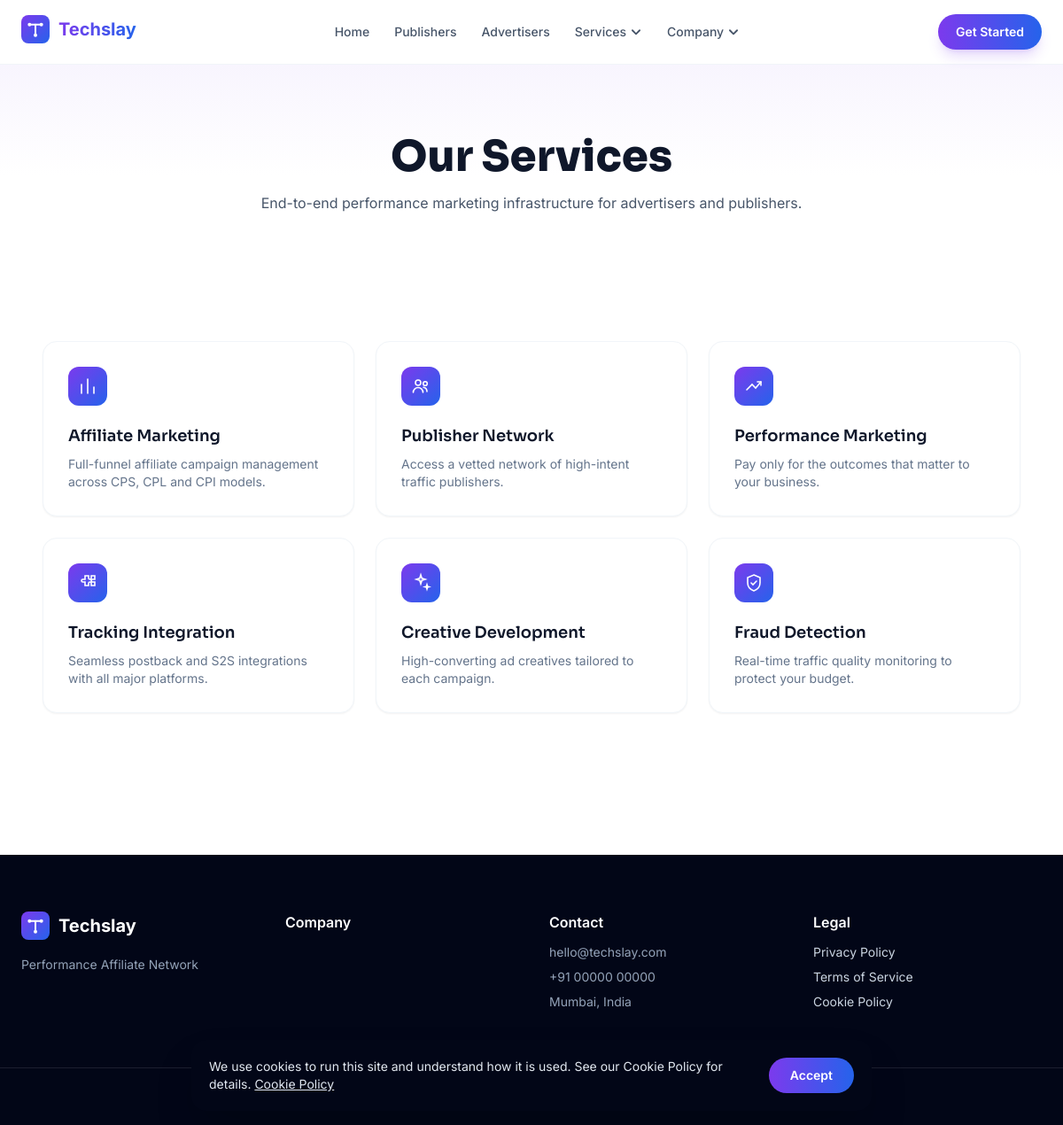
/services, run on the app's committed database.
### tables this page shows
CREATE TABLE menu_items (
    id INT UNSIGNED AUTO_INCREMENT PRIMARY KEY,
    menu_id INT UNSIGNED NOT NULL,
    parent_id INT UNSIGNED DEFAULT NULL,
    label VARCHAR(100) NOT NULL,
    url VARCHAR(500) NOT NULL,
    target ENUM('_self','_blank') NOT NULL DEFAULT '_self',
    icon VARCHAR(60) DEFAULT NULL,
    sort_order INT NOT NULL DEFAULT 0,
    status ENUM('published','draft') NOT NULL DEFAULT 'published',
    created_at DATETIME NOT NULL DEFAULT CURRENT_TIMESTAMP,
    CONSTRAINT fk_menu_items_menu FOREIGN KEY (menu_id) REFERENCES menus(id) ON DELETE CASCADE,
    CONSTRAINT fk_menu_items_parent FOREIGN KEY (parent_id) REFERENCES menu_items(id) ON DELETE CASCADE,
    INDEX idx_menu_items_menu (menu_id),
    INDEX idx_menu_items_sort (sort_order)
);

CREATE TABLE services (
    id INT UNSIGNED AUTO_INCREMENT PRIMARY KEY,
    icon VARCHAR(60) DEFAULT NULL,
    image_media_id INT UNSIGNED DEFAULT NULL,
    title VARCHAR(150) NOT NULL,
    slug VARCHAR(150) NOT NULL UNIQUE,
    short_description VARCHAR(300) DEFAULT NULL,
    content LONGTEXT DEFAULT NULL,
    stats JSON DEFAULT NULL COMMENT 'Array of {value,label} shown in the service page stats bar',
    highlights JSON DEFAULT NULL COMMENT 'Array of {icon,title,description} shown in the "What''s Included" grid',
    process_steps JSON DEFAULT NULL COMMENT 'Array of {title,description} shown in the "How It Works" section',
    sort_order INT NOT NULL DEFAULT 0,
    status ENUM('published','draft','trashed') NOT NULL DEFAULT 'draft',
    deleted_at DATETIME DEFAULT NULL,
    created_at DATETIME NOT NULL DEFAULT CURRENT_TIMESTAMP,
    updated_at DATETIME NOT NULL DEFAULT CURRENT_TIMESTAMP ON UPDATE CURRENT_TIMESTAMP,
    CONSTRAINT fk_services_image FOREIGN KEY (image_media_id) REFERENCES media(id) ON DELETE SET NULL,
    INDEX idx_services_status (status)
);

### app/Core/Controller.php (called while the page is built, shortened)
<?php
abstract class Controller
{
    protected function view(string $view, array $data = [], ?string $layout = null): void
    {
        View::output($view, $data, $layout);
    }
}

### app/Controllers/Front/ServiceController.php (called while the page is built, shortened)
<?php
final class ServiceController extends Controller
{
    public function index(): void
    {
        $this->view('front.services.index', [
            'pageTitle' => 'Our Services',
            'services' => Service::published(),
            'headerMenu' => Menu::itemsForLocation('header'),
            'footerMenu' => Menu::itemsForLocation('footer'),
            'seo' => $this->seoFromRow(null, [
                Seo::breadcrumbSchema([
                    ['name' => 'Home', 'url' => View::url('/')],
                    ['name' => 'Services', 'url' => View::url('services')],
                ]),
            ]),
        ], 'front.layouts.main');
    }
}

### public/index.php (called while the page is built, shortened)
<?php
require BASE_PATH . '/app/Core/Autoloader.php';
$router = new Router();
$router->dispatch();

### app/Core/Database.php (called while the page is built, shortened)
<?php
final class Database
{
    private static ?PDO $connection = null;
    public static function connection(): PDO
    {
        if (self::$connection === null) {
            $config = require dirname(__DIR__, 2) . '/config/database.php';
            $dsn = sprintf(
                'mysql:host=%s;port=%s;dbname=%s;charset=%s',
                $config['host'],
                $config['port'],
                $config['database'],
                $config['charset']
            );
            try {
                self::$connection = new PDO($dsn, $config['username'], $config['password'], [
                    PDO::ATTR_ERRMODE => PDO::ERRMODE_EXCEPTION,
                    PDO::ATTR_DEFAULT_FETCH_MODE => PDO::FETCH_ASSOC,
                    PDO::ATTR_EMULATE_PREPARES => false,
                    PDO::ATTR_PERSISTENT => false,
                ]);
            } catch (PDOException $e) {
                Logger::error('Database connection failed: ' . $e->getMessage());
                throw new RuntimeException('Unable to connect to the database.', 0, $e);
            }
        }
        return self::$connection;
    }
    public static function query(string $sql, array $params = []): PDOStatement
    {
        $stmt = self::connection()->prepare($sql);
        $stmt->execute($params);
        return $stmt;
    }
    public static function fetchAll(string $sql, array $params = []): array
    {
        return self::query($sql, $params)->fetchAll();
    }
}

### app/Core/Model.php (called while the page is built, shortened)
<?php
abstract class Model
{
    protected static string $table = '';
    protected static bool $softDeletes = false;
    protected static function buildWhere(array $where): array
    {
        $conditions = [];
        $params = [];
        if (static::$softDeletes && !array_key_exists('deleted_at', $where)) {
            $conditions[] = 'deleted_at IS NULL';
        }
        foreach ($where as $column => $value) {
            $conditions[] = "`{$column}` = :{$column}";
            $params[$column] = $value;
        }
        $sql = $conditions === [] ? '' : ' WHERE ' . implode(' AND ', $conditions);
        return [$sql, $params];
    }
    public static function where(array $conditions, string $orderBy = 'id DESC'): array
    {
        [$whereSql, $params] = static::buildWhere($conditions);
        return Database::fetchAll(
            'SELECT * FROM ' . static::$table . $whereSql . ' ORDER BY ' . $orderBy,
            $params
        );
    }
}

### app/Models/Service.php (called while the page is built, shortened)
<?php
final class Service extends Model
{
    public static function published(): array
    {
        return static::where(['status' => 'published'], 'sort_order ASC');
    }
}

### config/env.php (called while the page is built, shortened)
<?php
function env(string $key, mixed $default = null): mixed
{
    $value = $_ENV[$key] ?? getenv($key);
    return match (strtolower((string) $value)) {
        'true', '(true)' => true,
        'false', '(false)' => false,
        'null', '(null)' => null,
        'empty', '(empty)' => '',
        default => $value,
    };
}

### config/app.php (called while the page is built, shortened)
<?php
return [
    'name' => env('APP_NAME', 'ClickNet'),
    'env' => env('APP_ENV', 'production'),
    'debug' => (bool) env('APP_DEBUG', false),
    'url' => rtrim((string) env('APP_URL', 'http://localhost'), '/'),
    'key' => env('APP_KEY', ''),
    'timezone' => 'UTC',
    'upload_max_size' => ((int) env('UPLOAD_MAX_SIZE_MB', 10)) * 1024 * 1024,
    'upload_allowed_images' => ['jpg', 'jpeg', 'png', 'webp', 'gif', 'svg'],
    'upload_allowed_videos' => ['mp4', 'webm', 'mov'],
    'upload_allowed_documents' => ['pdf'],
    'admin_prefix' => 'admin',
    'maintenance_mode' => false,
];

### app/Core/Autoloader.php (called while the page is built, shortened)
<?php
final class Autoloader
{
    public static function register(string $baseDir): void
    {
        spl_autoload_register(static function (string $class) use ($baseDir): void {
            $prefix = 'App\\';
            $relative = substr($class, strlen($prefix));
            $path = $baseDir . '/app/' . str_replace('\\', '/', $relative) . '.php';
        });
    }
}

### app/Models/Menu.php (called while the page is built, shortened)
<?php
final class Menu extends Model
{
    public static function itemsForLocation(string $location): array
    {
        return Database::fetchAll(
            'SELECT mi.*
             FROM menu_items mi
             JOIN menus m ON m.id = mi.menu_id
             WHERE m.location = :location
               AND mi.parent_id IS NULL
               AND mi.status = "published"
             ORDER BY mi.sort_order ASC',
            ['location' => $location]
        );
    }
}

### app/Views/front/services/index.php (the view, shortened to what this page needs)
<section class="py-20 bg-gradient-to-b from-brand-50 via-white to-white">
  <div class="max-w-3xl mx-auto px-6 text-center">
    <h1 class="text-4xl md:text-5xl font-extrabold text-slate-900">Our Services</h1>
    <p class="mt-4 text-slate-600">End-to-end performance marketing infrastructure for advertisers and publishers.</p>
  </div>
</section>
<section class="py-16">
  <div class="max-w-6xl mx-auto px-6">
    <?php if ($services === []): ?>
      <p class="text-center text-slate-400">Services will be listed here soon.</p>
    <?php else: ?>
      <div class="grid sm:grid-cols-2 lg:grid-cols-3 gap-6">
        <?php foreach ($services as $service): ?>
          <a href="<?= View::url('services/' . $service['slug']) ?>"
             class="group rounded-2xl bg-white border border-slate-100 shadow-sm hover:shadow-xl hover:-translate-y-1 transition-all duration-200 p-7">
            <div class="w-11 h-11 rounded-xl bg-gradient-to-br from-brand-500 to-accent-500 text-white flex items-center justify-center mb-5">
              <?= Icon::render($service['icon'] ?? null, 'w-6 h-6') ?>
            </div>
            <h3 class="font-semibold text-lg text-slate-900 group-hover:text-brand-600 transition"><?= View::e($service['title']) ?></h3>
            <p class="mt-2 text-sm text-slate-500"><?= View::e($service['short_description']) ?></p>
          </a>
        <?php endforeach; ?>
      </div>
    <?php endif; ?>
  </div>
</section>

### app/Core/Router.php (shortened to what this page needs)
<?php
final class Router
{
    private array $routes = [];
    private string $groupPrefix = '';
    private array $groupMiddleware = [];
    public function group(string $prefix, array $middleware, callable $callback): void
    {
        $previousPrefix = $this->groupPrefix;
        $previousMiddleware = $this->groupMiddleware;
        $this->groupPrefix = $previousPrefix . $prefix;
        $this->groupMiddleware = array_merge($previousMiddleware, $middleware);
        $this->groupPrefix = $previousPrefix;
        $this->groupMiddleware = $previousMiddleware;
    }
    private function addRoute(string $method, string $uri, array $action, array $middleware): void
    {
        $fullUri = rtrim($this->groupPrefix . $uri, '/');
        $fullUri = $fullUri === '' ? '/' : $fullUri;
        $this->routes[] = [
            'method' => $method,
            'uri' => $fullUri,
            'action' => $action,
            'middleware' => array_merge($this->groupMiddleware, $middleware),
            'pattern' => $this->toPattern($fullUri),
        ];
    }
    private function toPattern(string $uri): string
    {
        $pattern = preg_replace('#\{([a-zA-Z_]+)\}#', '(?P<$1>[^/]+)', $uri);
        return '#^' . $pattern . '$#';
    }
    public function dispatch(): void
    {
        $method = Request::method();
        $uri = Request::uri();
        foreach ($this->routes as $route) {
            if ($route['method'] !== $method) {
                continue;
            }
            if (!preg_match($route['pattern'], $uri, $matches)) {
                continue;
            }
            $params = array_filter($matches, static fn ($key) => !is_int($key), ARRAY_FILTER_USE_KEY);
            $params = array_map(
                static fn ($value) => ctype_digit($value) ? (int) $value : $value,
                $params
            );
            [$controllerClass, $method2] = $route['action'];
            $controller = new $controllerClass();
            $controller->$method2(...array_values($params));
            return;
        }
    }
}

### app/Core/Icon.php (shortened to what this page needs)
<?php
final class Icon
{
    public static function render(?string $key, string $classes = 'w-6 h-6'): string
    {
        $path = self::PATHS[$key ?? ''] ?? self::PATHS[self::DEFAULT_KEY];
        return '<svg xmlns="http://www.w3.org/2000/svg" viewBox="0 0 24 24" fill="none" stroke="currentColor" '
            . 'stroke-width="1.6" stroke-linecap="round" class="' . htmlspecialchars($classes, ENT_QUOTES, 'UTF-8') . '">'
            . $path . '</svg>';
    }
}

### app/Views/partials/header-nav.php (shortened to what this page needs)
<?php
$navPrimary = $navPrimary ?? [];
$navCompany = $navCompany ?? [];
?>
<div x-data="{ openPanel: null, mobileOpen: false, mobileGroup: null }" @keydown.escape.window="openPanel = null; mobileOpen = false">
<header class="sticky top-0 z-50 glass border-b border-slate-100" @mouseleave="openPanel = null">
  <div class="max-w-7xl mx-auto px-6 py-4 flex items-center justify-between">
    <a href="<?= View::url('/') ?>"><?php View::partial('partials.logo'); ?></a>
    <nav class="hidden lg:flex items-center gap-1 text-sm font-medium text-slate-600">
      <?php foreach ($navPrimary as $item): ?>
        <a href="<?= View::url(ltrim($item['url'], '/')) ?>" class="px-3 py-2 rounded-lg hover:text-brand-600 hover:bg-slate-50 transition"><?= View::e($item['label']) ?></a>
      <?php endforeach; ?>
      <div class="relative" @mouseenter="openPanel = 'services'">
        <button type="button" @click="openPanel = openPanel === 'services' ? null : 'services'"
                class="px-3 py-2 rounded-lg inline-flex items-center gap-1 hover:bg-slate-50 transition"
                :class="openPanel === 'services' ? 'text-brand-600 bg-slate-50' : ''"
                aria-haspopup="true" :aria-expanded="openPanel === 'services'">
          Services
          <svg class="w-3.5 h-3.5 transition-transform" :class="openPanel === 'services' ? 'rotate-180' : ''" viewBox="0 0 12 12" fill="none"><path d="M2.5 4.5L6 8l3.5-3.5" stroke="currentColor" stroke-width="1.6" stroke-linecap="round" stroke-linejoin="round"/></svg>
        </button>
      </div>
      <?php if ($navCompany !== []): ?>
        <div class="relative" @mouseenter="openPanel = 'company'">
          <button type="button" @click="openPanel = openPanel === 'company' ? null : 'company'"
                  class="px-3 py-2 rounded-lg inline-flex items-center gap-1 hover:bg-slate-50 transition"
                  :class="openPanel === 'company' ? 'text-brand-600 bg-slate-50' : ''"
                  aria-haspopup="true" :aria-expanded="openPanel === 'company'">
            Company
            <svg class="w-3.5 h-3.5 transition-transform" :class="openPanel === 'company' ? 'rotate-180' : ''" viewBox="0 0 12 12" fill="none"><path d="M2.5 4.5L6 8l3.5-3.5" stroke="currentColor" stroke-width="1.6" stroke-linecap="round" stroke-linejoin="round"/></svg>
          </button>
        </div>
      <?php endif; ?>
    </nav>
    <div class="flex items-center gap-2">
      <a href="<?= View::url('contact') ?>" class="hidden md:inline-flex items-center rounded-full bg-gradient-to-r from-brand-500 to-accent-500 text-white text-sm font-semibold px-5 py-2.5 shadow-lg shadow-brand-500/20 hover:shadow-brand-500/40 transition">Get Started</a>
    </div>
  </div>
</header>
</div>

### data on the page
menu_items: label "Home"
menu_items: label "Publishers"
menu_items: label "Advertisers"
services: title "Affiliate Marketing", short_description "Full-funnel affiliate campaign management across CPS, CPL and CPI models."
services: title "Publisher Network", short_description "Access a vetted network of high-intent traffic publishers."
services: title "Performance Marketing", short_description "Pay only for the outcomes that matter to your business."
services: title "Tracking Integration", short_description "Seamless postback and S2S integrations with all major platforms."
services: title "Creative Development", short_description "High-converting ad creatives tailored to each campaign."
services: title "Fraud Detection", short_description "Real-time traffic quality monitoring to protect your budget."
